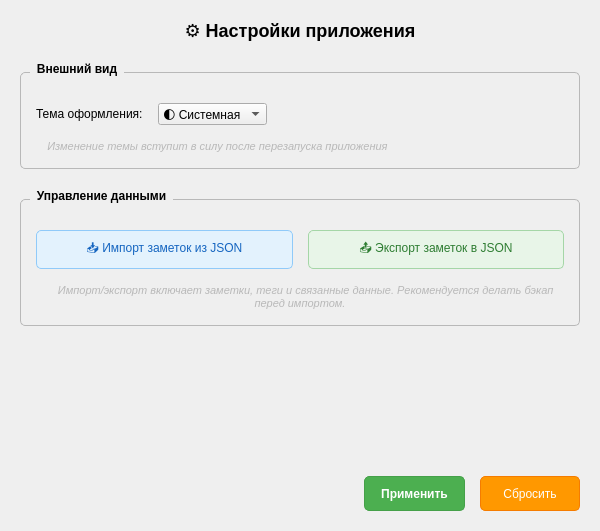
<?xml version="1.0" encoding="UTF-8"?>
<ui version="4.0">
 <class>SettingsWidget</class>
 <widget class="QWidget" name="SettingsWidget">
  <property name="geometry">
   <rect>
    <x>0</x>
    <y>0</y>
    <width>600</width>
    <height>531</height>
   </rect>
  </property>
  <property name="windowTitle">
   <string>Настройки</string>
  </property>
  <property name="styleSheet">
   <string notr="true">SettingsWidget {
    background-color: palette(window);
}
QGroupBox {
    font-weight: bold;
    margin-top: 10px;
    padding-top: 10px;
    border: 1px solid palette(mid);
    border-radius: 5px;
}
QGroupBox::title {
    subcontrol-origin: margin;
    left: 10px;
    padding: 0 5px 0 5px;
    color: palette(text);
}
QLabel {
    font-weight: normal;
}
QCheckBox {
    font-weight: normal;
}
QComboBox {
    font-weight: normal;
}</string>
  </property>
  <layout class="QVBoxLayout" name="verticalLayout">
   <property name="spacing">
    <number>20</number>
   </property>
   <property name="leftMargin">
    <number>20</number>
   </property>
   <property name="topMargin">
    <number>20</number>
   </property>
   <property name="rightMargin">
    <number>20</number>
   </property>
   <property name="bottomMargin">
    <number>20</number>
   </property>
   <item>
    <widget class="QLabel" name="title_label">
     <property name="styleSheet">
      <string notr="true">font-size: 18px; font-weight: bold; color: palette(text);</string>
     </property>
     <property name="text">
      <string>⚙️ Настройки приложения</string>
     </property>
     <property name="alignment">
      <set>Qt::AlignCenter</set>
     </property>
    </widget>
   </item>
   <item>
    <widget class="QGroupBox" name="appearance_group">
     <property name="title">
      <string>Внешний вид</string>
     </property>
     <layout class="QVBoxLayout" name="verticalLayout_2">
      <property name="spacing">
       <number>15</number>
      </property>
      <property name="leftMargin">
       <number>15</number>
      </property>
      <property name="topMargin">
       <number>20</number>
      </property>
      <property name="rightMargin">
       <number>15</number>
      </property>
      <property name="bottomMargin">
       <number>15</number>
      </property>
      <item>
       <layout class="QHBoxLayout" name="horizontalLayout">
        <property name="spacing">
         <number>15</number>
        </property>
        <item>
         <widget class="QLabel" name="theme_label">
          <property name="styleSheet">
           <string notr="true">font-weight: normal;</string>
          </property>
          <property name="text">
           <string>Тема оформления:</string>
          </property>
         </widget>
        </item>
        <item>
         <widget class="QComboBox" name="theme_combo">
          <property name="styleSheet">
           <string notr="true">font-weight: normal;</string>
          </property>
          <item>
           <property name="text">
            <string>🌓 Системная</string>
           </property>
          </item>
          <item>
           <property name="text">
            <string>☀️ Светлая</string>
           </property>
          </item>
          <item>
           <property name="text">
            <string>🌙 Темная</string>
           </property>
          </item>
         </widget>
        </item>
        <item>
         <spacer name="horizontalSpacer">
          <property name="orientation">
           <enum>Qt::Horizontal</enum>
          </property>
          <property name="sizeHint" stdset="0">
           <size>
            <width>40</width>
            <height>20</height>
           </size>
          </property>
         </spacer>
        </item>
       </layout>
      </item>
      <item>
       <widget class="QLabel" name="theme_info_label">
        <property name="styleSheet">
         <string notr="true">font-size: 11px; color: palette(mid); font-style: italic;</string>
        </property>
        <property name="text">
         <string>💡 Изменение темы вступит в силу после перезапуска приложения</string>
        </property>
       </widget>
      </item>
     </layout>
    </widget>
   </item>
   <item>
    <widget class="QGroupBox" name="data_group">
     <property name="title">
      <string>Управление данными</string>
     </property>
     <layout class="QVBoxLayout" name="verticalLayout_4">
      <property name="spacing">
       <number>15</number>
      </property>
      <property name="leftMargin">
       <number>15</number>
      </property>
      <property name="topMargin">
       <number>20</number>
      </property>
      <property name="rightMargin">
       <number>15</number>
      </property>
      <property name="bottomMargin">
       <number>15</number>
      </property>
      <item>
       <layout class="QHBoxLayout" name="horizontalLayout_2">
        <property name="spacing">
         <number>15</number>
        </property>
        <item>
         <widget class="QPushButton" name="import_btn">
          <property name="minimumSize">
           <size>
            <width>180</width>
            <height>35</height>
           </size>
          </property>
          <property name="toolTip">
           <string>Импортировать заметки из JSON файла</string>
          </property>
          <property name="styleSheet">
           <string notr="true">QPushButton {
    background-color: #e3f2fd;
    color: #1565c0;
    border: 1px solid #90caf9;
    border-radius: 5px;
    padding: 8px 12px;
    font-weight: normal;
}
QPushButton:hover {
    background-color: #bbdefb;
}
QPushButton:pressed {
    background-color: #90caf9;
}</string>
          </property>
          <property name="text">
           <string>📥 Импорт заметок из JSON</string>
          </property>
         </widget>
        </item>
        <item>
         <widget class="QPushButton" name="export_btn">
          <property name="minimumSize">
           <size>
            <width>180</width>
            <height>35</height>
           </size>
          </property>
          <property name="toolTip">
           <string>Экспортировать заметки в JSON файл</string>
          </property>
          <property name="styleSheet">
           <string notr="true">QPushButton {
    background-color: #e8f5e8;
    color: #2e7d32;
    border: 1px solid #a5d6a7;
    border-radius: 5px;
    padding: 8px 12px;
    font-weight: normal;
}
QPushButton:hover {
    background-color: #c8e6c9;
}
QPushButton:pressed {
    background-color: #a5d6a7;
}</string>
          </property>
          <property name="text">
           <string>📤 Экспорт заметок в JSON</string>
          </property>
         </widget>
        </item>
       </layout>
      </item>
      <item>
       <widget class="QLabel" name="data_info_label">
        <property name="styleSheet">
         <string notr="true">font-size: 11px; color: palette(mid); font-style: italic;</string>
        </property>
        <property name="text">
         <string>💡 Импорт/экспорт включает заметки, теги и связанные данные. Рекомендуется делать бэкап перед импортом.</string>
        </property>
        <property name="alignment">
         <set>Qt::AlignCenter</set>
        </property>
        <property name="wordWrap">
         <bool>true</bool>
        </property>
       </widget>
      </item>
     </layout>
    </widget>
   </item>
   <item>
    <spacer name="verticalSpacer">
     <property name="orientation">
      <enum>Qt::Vertical</enum>
     </property>
     <property name="sizeHint" stdset="0">
      <size>
       <width>20</width>
       <height>40</height>
      </size>
     </property>
    </spacer>
   </item>
   <item>
    <layout class="QHBoxLayout" name="button_layout">
     <property name="spacing">
      <number>15</number>
     </property>
     <item>
      <spacer name="horizontalSpacer_2">
       <property name="orientation">
        <enum>Qt::Horizontal</enum>
       </property>
       <property name="sizeHint" stdset="0">
        <size>
         <width>40</width>
         <height>20</height>
        </size>
       </property>
      </spacer>
     </item>
     <item>
      <widget class="QPushButton" name="apply_btn">
       <property name="minimumSize">
        <size>
         <width>100</width>
         <height>35</height>
        </size>
       </property>
       <property name="styleSheet">
        <string notr="true">QPushButton {
    background-color: #4caf50;
    color: white;
    border: 1px solid #45a049;
    border-radius: 5px;
    padding: 8px 16px;
    font-weight: bold;
}
QPushButton:hover {
    background-color: #45a049;
}
QPushButton:pressed {
    background-color: #3d8b40;
}
QPushButton:disabled {
    background-color: #a5d6a7;
    color: #e8f5e9;
}</string>
       </property>
       <property name="text">
        <string>Применить</string>
       </property>
      </widget>
     </item>
     <item>
      <widget class="QPushButton" name="reset_btn">
       <property name="minimumSize">
        <size>
         <width>100</width>
         <height>35</height>
        </size>
       </property>
       <property name="styleSheet">
        <string notr="true">QPushButton {
    background-color: #ff9800;
    color: white;
    border: 1px solid #f57c00;
    border-radius: 5px;
    padding: 8px 16px;
    font-weight: normal;
}
QPushButton:hover {
    background-color: #f57c00;
}
QPushButton:pressed {
    background-color: #ef6c00;
}</string>
       </property>
       <property name="text">
        <string>Сбросить</string>
       </property>
      </widget>
     </item>
    </layout>
   </item>
  </layout>
 </widget>
 <resources/>
 <connections/>
</ui>
